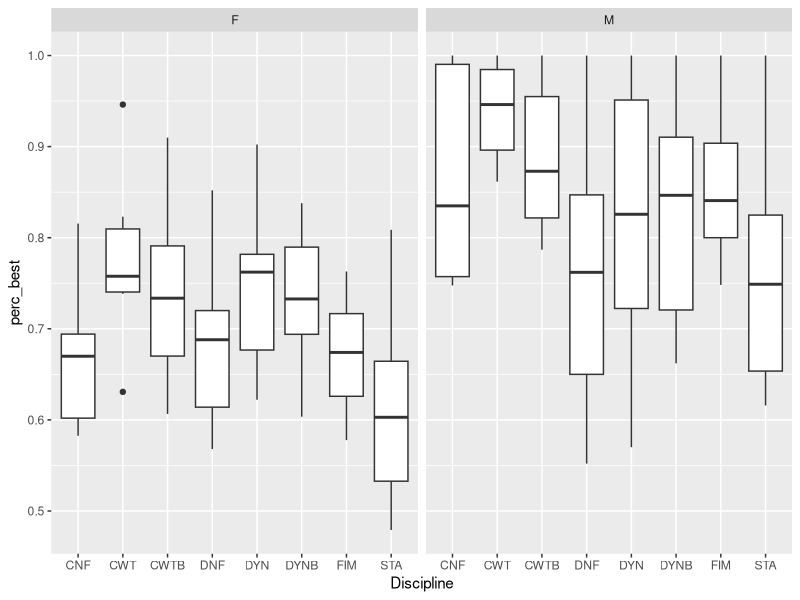

Here is the R script that generated this plot:
## ---- chunk 1
library(tidyverse)
library(dplyr)
library(lubridate)
library(readr)
library(ggplot2)

diving <- read_csv("divingRecords.csv")

diving <- diving |> mutate(Gender = as.factor(Gender), Discipline = as.factor(Discipline), Continent = as.factor(Continent), Date = dmy(Date))

static <- diving |> filter(Discipline == "STA")

static <- static |> mutate(Result = ms(Result), Announced = ms(Announced))

static <- static |> mutate(Result = as.duration(Result), Announced = as.duration(Announced))

static <- static |> mutate(prop_over = (Result - Announced)/Result)

static_over <- static |> select(Name, Discipline, Gender, Continent, prop_over)
## ---- chunk 2
vertical <- diving |> filter(Discipline %in% c("VMT", "CWT", "CWTB", "CNF", "FIM"))

vertical <- vertical |> mutate(Result = parse_number(Result), Announced = parse_number(Announced))

vertical <- vertical |> mutate(prop_over = (Result - Announced)/Result)

vertical_over <- vertical |> select(Name, Discipline, Gender, Continent, prop_over)
## ---- chunk 3
horizontal <- diving |> filter (Discipline %in% c("DYN", "DYNB", "DNF"))

horizontal <- horizontal |> mutate(Result = parse_number(Result), Announced = parse_number(Announced))

horizontal <- horizontal |> mutate(prop_over = (Result - Announced)/Result)

horizontal_over <- horizontal |> select(Name, Discipline, Gender, Continent, prop_over)
## ---- chunk 4
distance <- full_join(vertical, horizontal)

distance <- distance |> group_by(Discipline) |> mutate(perc_best = Result/max(Result))

static <- static |> mutate(perc_best = as.double(Result/max(Result)))

static_small <- static |> select(Name, Discipline, Gender, Continent, perc_best)
distance_small <- distance |> select(Name, Discipline, Gender, Continent, perc_best)

diving_perform <- full_join(static_small, distance_small)
## ---- chunk 5
ggplot(diving_perform, aes(x = Discipline, y = perc_best)) +
  geom_boxplot(aes(group = Discipline)) +
  facet_wrap(~Gender)
